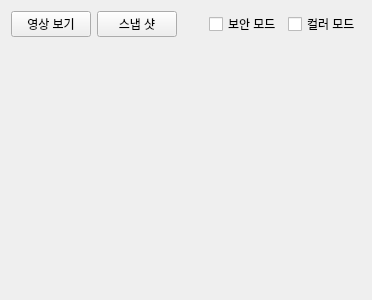
<?xml version="1.0" encoding="UTF-8"?>
<ui version="4.0">
 <class>Tab7CamSecurity</class>
 <widget class="QWidget" name="Tab7CamSecurity">
  <property name="geometry">
   <rect>
    <x>0</x>
    <y>0</y>
    <width>372</width>
    <height>300</height>
   </rect>
  </property>
  <property name="windowTitle">
   <string>Form</string>
  </property>
  <layout class="QVBoxLayout" name="verticalLayout_2" stretch="1,9">
   <item>
    <layout class="QHBoxLayout" name="horizontalLayout">
     <item>
      <widget class="QPushButton" name="pPBCamView">
       <property name="text">
        <string>영상 보기</string>
       </property>
       <property name="checkable">
        <bool>true</bool>
       </property>
      </widget>
     </item>
     <item>
      <widget class="QPushButton" name="pPBsnapShot">
       <property name="text">
        <string>스냅 샷</string>
       </property>
      </widget>
     </item>
     <item>
      <spacer name="horizontalSpacer">
       <property name="orientation">
        <enum>Qt::Horizontal</enum>
       </property>
       <property name="sizeHint" stdset="0">
        <size>
         <width>40</width>
         <height>20</height>
        </size>
       </property>
      </spacer>
     </item>
     <item>
      <widget class="QCheckBox" name="pCBsecurityMode">
       <property name="text">
        <string>보안 모드</string>
       </property>
      </widget>
     </item>
     <item>
      <widget class="QCheckBox" name="pCBColorMode">
       <property name="text">
        <string>컬러 모드</string>
       </property>
      </widget>
     </item>
    </layout>
   </item>
   <item>
    <layout class="QVBoxLayout" name="verticalLayout">
     <item>
      <widget class="QLabel" name="pTLcamView">
       <property name="text">
        <string/>
       </property>
      </widget>
     </item>
    </layout>
   </item>
  </layout>
 </widget>
 <resources/>
 <connections/>
</ui>
